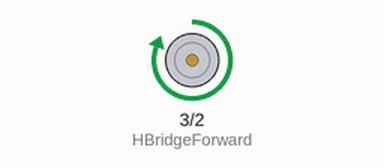
Recording of a sketch running on a simulated Arduino Uno, built with avr-gcc and run on an emulated ATmega328P. Parts: motor-driver pin pairs drawn as motors (green arrow = first pin HIGH = forward, orange = second pin HIGH = backward, longer = more drive).

Above: at 0.5 s.
At 2.5 s:
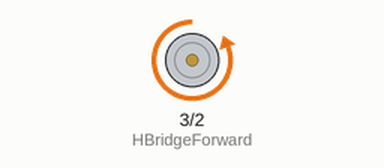
At 3.5 s:
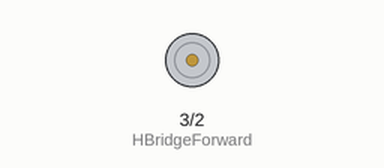
Timing chart, 0 to 5.2 s (numbered marks = the images above):
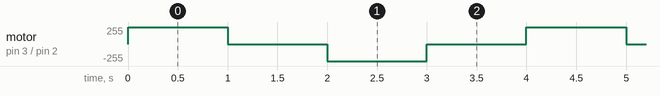

The sketch:

hbridge.ino
```cpp
#define HBridgeForward 3
#define HBridgeBackward 2

void setup() {
  // put your setup code here, to run once:
  pinMode(HBridgeForward, OUTPUT);
  pinMode(HBridgeBackward, OUTPUT);
}

void loop() {
  // put your main code here, to run repeatedly:
  digitalWrite(HBridgeForward, HIGH);
  delay(1000);
  digitalWrite(HBridgeForward, LOW);
  delay(1000);

  digitalWrite(HBridgeBackward, HIGH);
  delay(1000);
  digitalWrite(HBridgeBackward, LOW);
  delay(1000);
}
```

Measured:
- by itself, motor on pin 3 (HBridgeForward) / pin 2 (HBridgeBackward): repeats every 4.0 s: stopped 1.0 s, backward 255/255 1.0 s, stopped 1.0 s, forward 255/255 1.0 s
